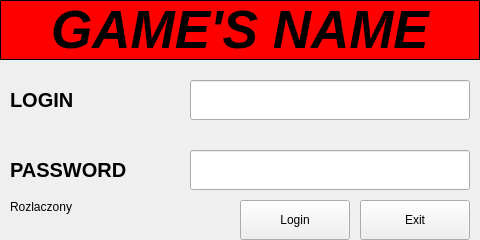
<?xml version="1.0" encoding="UTF-8"?>
<ui version="4.0">
 <class>loginLauncher</class>
 <widget class="QWidget" name="loginLauncher">
  <property name="geometry">
   <rect>
    <x>0</x>
    <y>0</y>
    <width>480</width>
    <height>240</height>
   </rect>
  </property>
  <property name="windowTitle">
   <string>Form</string>
  </property>
  <widget class="QLineEdit" name="password">
   <property name="geometry">
    <rect>
     <x>190</x>
     <y>150</y>
     <width>280</width>
     <height>40</height>
    </rect>
   </property>
   <property name="font">
    <font>
     <pointsize>15</pointsize>
    </font>
   </property>
   <property name="inputMask">
    <string/>
   </property>
   <property name="text">
    <string/>
   </property>
   <property name="maxLength">
    <number>30</number>
   </property>
   <property name="echoMode">
    <enum>QLineEdit::Password</enum>
   </property>
  </widget>
  <widget class="QLabel" name="label1">
   <property name="geometry">
    <rect>
     <x>0</x>
     <y>0</y>
     <width>480</width>
     <height>60</height>
    </rect>
   </property>
   <property name="palette">
    <palette>
     <active>
      <colorrole role="Base">
       <brush brushstyle="SolidPattern">
        <color alpha="255">
         <red>255</red>
         <green>255</green>
         <blue>255</blue>
        </color>
       </brush>
      </colorrole>
      <colorrole role="Window">
       <brush brushstyle="SolidPattern">
        <color alpha="255">
         <red>255</red>
         <green>0</green>
         <blue>0</blue>
        </color>
       </brush>
      </colorrole>
     </active>
     <inactive>
      <colorrole role="Base">
       <brush brushstyle="SolidPattern">
        <color alpha="255">
         <red>255</red>
         <green>255</green>
         <blue>255</blue>
        </color>
       </brush>
      </colorrole>
      <colorrole role="Window">
       <brush brushstyle="SolidPattern">
        <color alpha="255">
         <red>255</red>
         <green>0</green>
         <blue>0</blue>
        </color>
       </brush>
      </colorrole>
     </inactive>
     <disabled>
      <colorrole role="Base">
       <brush brushstyle="SolidPattern">
        <color alpha="255">
         <red>255</red>
         <green>0</green>
         <blue>0</blue>
        </color>
       </brush>
      </colorrole>
      <colorrole role="Window">
       <brush brushstyle="SolidPattern">
        <color alpha="255">
         <red>255</red>
         <green>0</green>
         <blue>0</blue>
        </color>
       </brush>
      </colorrole>
     </disabled>
    </palette>
   </property>
   <property name="font">
    <font>
     <pointsize>40</pointsize>
     <weight>75</weight>
     <italic>true</italic>
     <bold>true</bold>
     <underline>false</underline>
     <strikeout>false</strikeout>
     <stylestrategy>PreferAntialias</stylestrategy>
     <kerning>false</kerning>
    </font>
   </property>
   <property name="autoFillBackground">
    <bool>true</bool>
   </property>
   <property name="frameShape">
    <enum>QFrame::Box</enum>
   </property>
   <property name="text">
    <string notr="true">GAME'S NAME</string>
   </property>
   <property name="scaledContents">
    <bool>false</bool>
   </property>
   <property name="alignment">
    <set>Qt::AlignCenter</set>
   </property>
   <property name="textInteractionFlags">
    <set>Qt::NoTextInteraction</set>
   </property>
  </widget>
  <widget class="QLabel" name="label4">
   <property name="geometry">
    <rect>
     <x>10</x>
     <y>200</y>
     <width>220</width>
     <height>16</height>
    </rect>
   </property>
   <property name="text">
    <string>Rozlaczony</string>
   </property>
   <property name="alignment">
    <set>Qt::AlignLeading|Qt::AlignLeft|Qt::AlignTop</set>
   </property>
  </widget>
  <widget class="QLineEdit" name="login">
   <property name="geometry">
    <rect>
     <x>190</x>
     <y>80</y>
     <width>280</width>
     <height>40</height>
    </rect>
   </property>
   <property name="font">
    <font>
     <pointsize>15</pointsize>
    </font>
   </property>
   <property name="inputMask">
    <string/>
   </property>
   <property name="text">
    <string/>
   </property>
   <property name="maxLength">
    <number>30</number>
   </property>
  </widget>
  <widget class="QPushButton" name="exit">
   <property name="geometry">
    <rect>
     <x>360</x>
     <y>200</y>
     <width>110</width>
     <height>40</height>
    </rect>
   </property>
   <property name="text">
    <string>Exit</string>
   </property>
  </widget>
  <widget class="QLabel" name="label2">
   <property name="geometry">
    <rect>
     <x>10</x>
     <y>80</y>
     <width>150</width>
     <height>40</height>
    </rect>
   </property>
   <property name="font">
    <font>
     <pointsize>15</pointsize>
     <weight>75</weight>
     <italic>false</italic>
     <bold>true</bold>
    </font>
   </property>
   <property name="text">
    <string notr="true">LOGIN</string>
   </property>
   <property name="alignment">
    <set>Qt::AlignLeading|Qt::AlignLeft|Qt::AlignVCenter</set>
   </property>
  </widget>
  <widget class="QPushButton" name="play">
   <property name="enabled">
    <bool>true</bool>
   </property>
   <property name="geometry">
    <rect>
     <x>240</x>
     <y>200</y>
     <width>110</width>
     <height>40</height>
    </rect>
   </property>
   <property name="text">
    <string>Login</string>
   </property>
  </widget>
  <widget class="QLabel" name="label3">
   <property name="geometry">
    <rect>
     <x>10</x>
     <y>150</y>
     <width>150</width>
     <height>40</height>
    </rect>
   </property>
   <property name="font">
    <font>
     <pointsize>15</pointsize>
     <weight>75</weight>
     <italic>false</italic>
     <bold>true</bold>
    </font>
   </property>
   <property name="text">
    <string notr="true">PASSWORD</string>
   </property>
   <property name="alignment">
    <set>Qt::AlignLeading|Qt::AlignLeft|Qt::AlignVCenter</set>
   </property>
  </widget>
  <widget class="QLabel" name="label5">
   <property name="geometry">
    <rect>
     <x>10</x>
     <y>220</y>
     <width>220</width>
     <height>16</height>
    </rect>
   </property>
   <property name="text">
    <string/>
   </property>
   <property name="alignment">
    <set>Qt::AlignLeading|Qt::AlignLeft|Qt::AlignTop</set>
   </property>
  </widget>
 </widget>
 <resources/>
 <connections/>
</ui>
